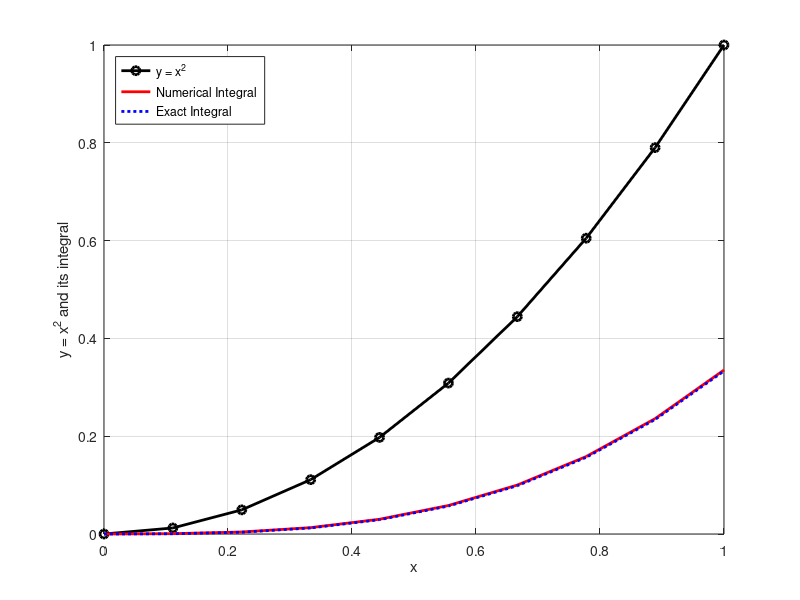

Write the MATLAB code that produced this figure.
%example2_integration.m
%
%This example script shows how to use trapezoidal integration and also quadl
%to integrate a function.
%
%Tom Allison 8/22/2013

set(0,'DefaultLineLineWidth',2); % make the default plotting linewidth 2

%% Part 1: Use trapezoidal integration

numpoints = 10; % define variable numpoints which keeps track of how many points to use for the numerical integration
                % YOU SHOULD ADJUST THIS AND SEE HOW THE ACCURACY OF THE
                % METHOD INCREASES

x = linspace(0,1,numpoints); % make a linear array going from 0 to 1 with numpoints points
y = x.^2; % define array y to represent the function y = x^2
dx = x(2)-x(1); % calculate step size from difference in first two elements of array x

inty = dx*trapz(y) % perform the definite integral using the trapazoidal rule

err = inty - 1/3; % compare to exact result

inty_vs_x = dx*cumtrapz(y); % do comulative integral \int_0^x dx' y(x')

figure(1);
hy = plot(x,y,'k-o'); % plot original function
hold on
hi = plot(x,inty_vs_x,'r'); % plot cumulative integral
hexact = plot(x,1/3*x.^3,'b:'); % plot exact result with dotted line
hold off
grid on
legend([hy,hi,hexact],'y = x^2','Numerical Integral','Exact Integral',...
    'Location','NorthWest');
xlabel('x');
ylabel('y = x^2 and its integral');

%% Part 2 use adaptive step size quadl algorithm

f = inline('x.^2'); % construct inline function f = x^2

intf = quadl(@(x)f(x),0,1) % tell quadl to integrate this function from x goes from 0 to 1
                           % quadl has lots of settings that let you
                           % specify the desired accuracy, etc.
                       

                           
                        